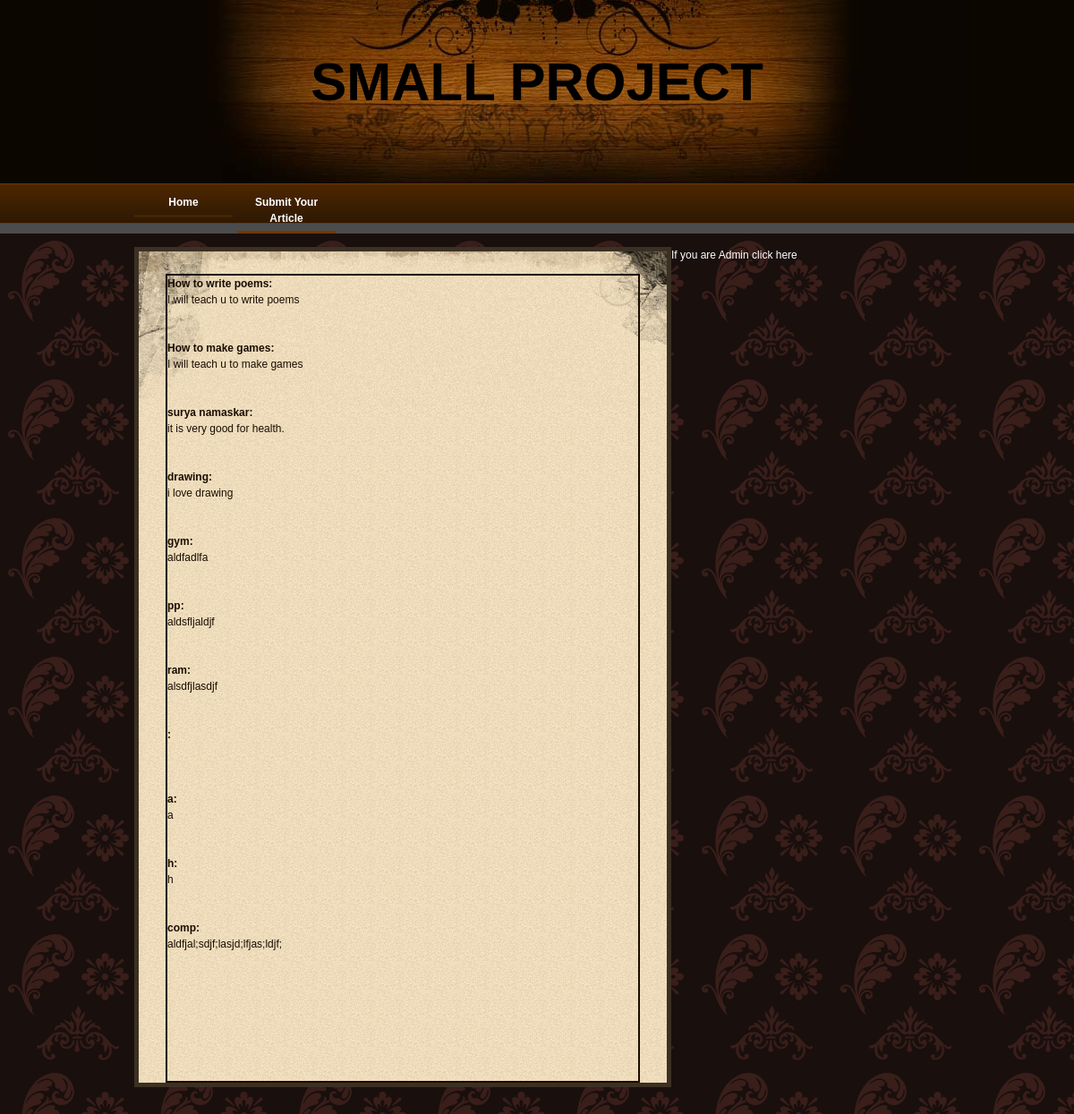
The page / on the database its author committed.
### tables this page shows
CREATE TABLE IF NOT EXISTS `minor` (
  `id` int(5) NOT NULL AUTO_INCREMENT,
  `subject` varchar(22) NOT NULL,
  `article` varchar(2000) NOT NULL,
  `category` varchar(50) NOT NULL,
  `status` int(1) NOT NULL,
  PRIMARY KEY (`id`)
);

### index.php (the view, shortened to what this page needs)
<!DOCTYPE html PUBLIC "-//W3C//DTD XHTML 1.0 Transitional//EN" "http://www.w3.org/TR/xhtml1/DTD/xhtml1-transitional.dtd">
<html xmlns="http://www.w3.org/1999/xhtml">
<head>
<link href="templatemo_style.css" rel="stylesheet" type="text/css" />
<link rel="stylesheet" type="text/css" href="tabcontent.css" />
</head>
<body>
	<div id="templatemo_header_panel">
    	<div id="templatemo_title_section">
				<h1>SMALL PROJECT</h1>
	 </div>
    </div>
    <div id="templatemo_menu_panel">
    	<div id="templatemo_menu_section">
            <ul>
			<?php
			include 'header.php';
			?>
            </ul>
		</div>
    </div>
	<div id="templatemo_content_container">
        <div id="templatemo_content">
            <div id="templatemo_content_left">
                <div class="templatemo_post_wrapper">
                <div class="templatemo_post">
                    <div class="container" style="border:2px solid;">
<?php
include 'db_config.php';
$result=mysqli_query($con,"SELECT  * from minor where status=1");
while($row=mysqli_fetch_array($result))
{
	echo '<b>' .$row['subject'] . ':</b>' ;
	echo '<br>';
	echo $row['article'] . '<br>';
	echo '<br><br>';
}
?>
            <br><br><br><br><br><br>
</div>
                  </div>
                </div>
                </div>
            </div>
           <div class="templatemo_right_section">
				<?php
				if(!isset($_SESSION['logintrue']))
		        {
				?>
		      	  <a href="#" onclick="$('#login').css('display','inline')" style = "color:white">If you are Admin click here</a>
				<?php
				  }
				   else
				  {
				    echo "<a href='logout.php'>Logout</a>";
				  }
				?>
           </div>
	    </div>
</body>
</html>

### header.php (shortened to what this page needs)
<?php
		$current_file = $_SERVER['SCRIPT_NAME'];
		if ($current_file == '/minor/index.php') {
          echo '   <li><a href="index.php"  class="current">Home</a></li>
                <li><a href="dev.php">Submit Your Article</a></li>';}
		else{
		echo '   <li><a href="index.php" >Home</a></li>
                <li><a href="dev.php"  class="current">Submit Your Article</a></li>';}
?>

### templatemo_style.css (style rules this page uses)
body { margin: 0; padding: 0; line-height: 1.5em; font-family: Arial, Helvetica, sans-serif; font-size: 12px; color: #1a0d00; background: #4c4c4c; }
a:link, a:visited { color: #990000; text-decoration: none; }
h1 { margin: 0px; padding: 10px; font-size: 60px; color: #000000;; }
#templatemo_header_panel { width:100%; margin: 0 auto; background-color: #0c0600; color: #FFFFFF; height: 205px; }
#templatemo_header_panel #templatemo_title_section { width: 960px; height: 132px; margin:0 auto; padding-top: 73px; background: url(images/templatemo_title_bg.jpg) center top no-repeat; text-align: center; }
#templatemo_menu_panel { width:100%; height: 45px; margin: 0 auto; background: url(images/templatemo_menu_bg.gif) repeat-x; color: #ffffff; }
#templatemo_menu_panel #templatemo_menu_section { width: 930px; height: 45px; margin:0 auto; padding: 0 0 0 30px; color: #03a0a6; }
#templatemo_menu_section ul { float: left; width: 930px; margin: 0; padding: 7px 0 0 0; list-style: none; }
#templatemo_menu_section ul li { display: inline; }
#templatemo_menu_section ul li a { float: left; width: 110px; padding: 5px 0; margin-right: 5px; font-size: 12px; font-weight: bold; text-align: center; text-decoration: none; color: #ffffff; border-bottom: 3px solid #472400; }
#templatemo_menu_section li a:hover, #templatemo_menu_section li .current { color: #ffffff; border-bottom: 3px solid #703901; }
#templatemo_content_container { overflow: hidden; height: 100%; width:100%; margin: 0 auto; background: url(images/templatemo_content_bg.gif) repeat; }
#templatemo_content_container #templatemo_content { width: 930px; padding: 15px 0 0 30px; margin:0 auto; }
#templatemo_content_left { float: left; width: 600px; margin: 0px; margin-bottom: 15px; }
#templatemo_content_left .templatemo_post_wrapper { clear: both; width: 590px; background: url(images/templatemo_post_bg_repeat.gif) repeat; border: 5px solid #3b3023; margin-bottom: 15px; }
#templatemo_content_left .templatemo_post { width: 530px; padding: 25px 30px 0 30px; background: url(images/templatemo_post_bg.gif) top center no-repeat; }

### rows shown on the page
minor: subject "How to write poems", article "I will teach u to write poems"
minor: subject "How to make games", article "I will teach u to make games"
minor: subject "surya namaskar", article "it is very good for health."
minor: subject "drawing", article "i love drawing"
minor: subject "gym", article "aldfadlfa"
minor: subject "pp", article "aldsfljaldjf"
minor: subject "ram", article "alsdfjlasdjf"
minor: subject "a", article "a"
minor: subject "h", article "h"
minor: subject "comp", article "aldfjal;sdjf;lasjd;lfjas;ldjf;"
